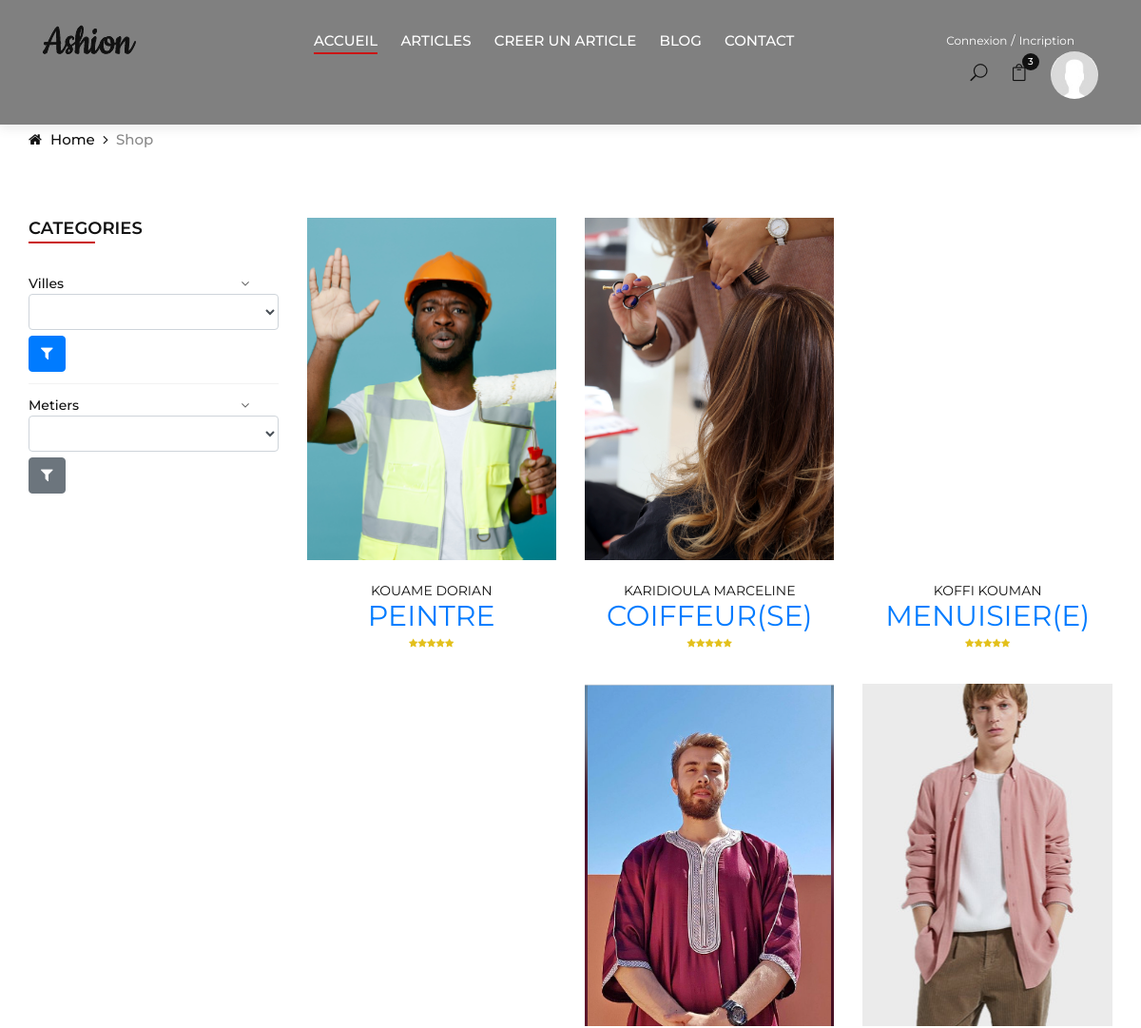
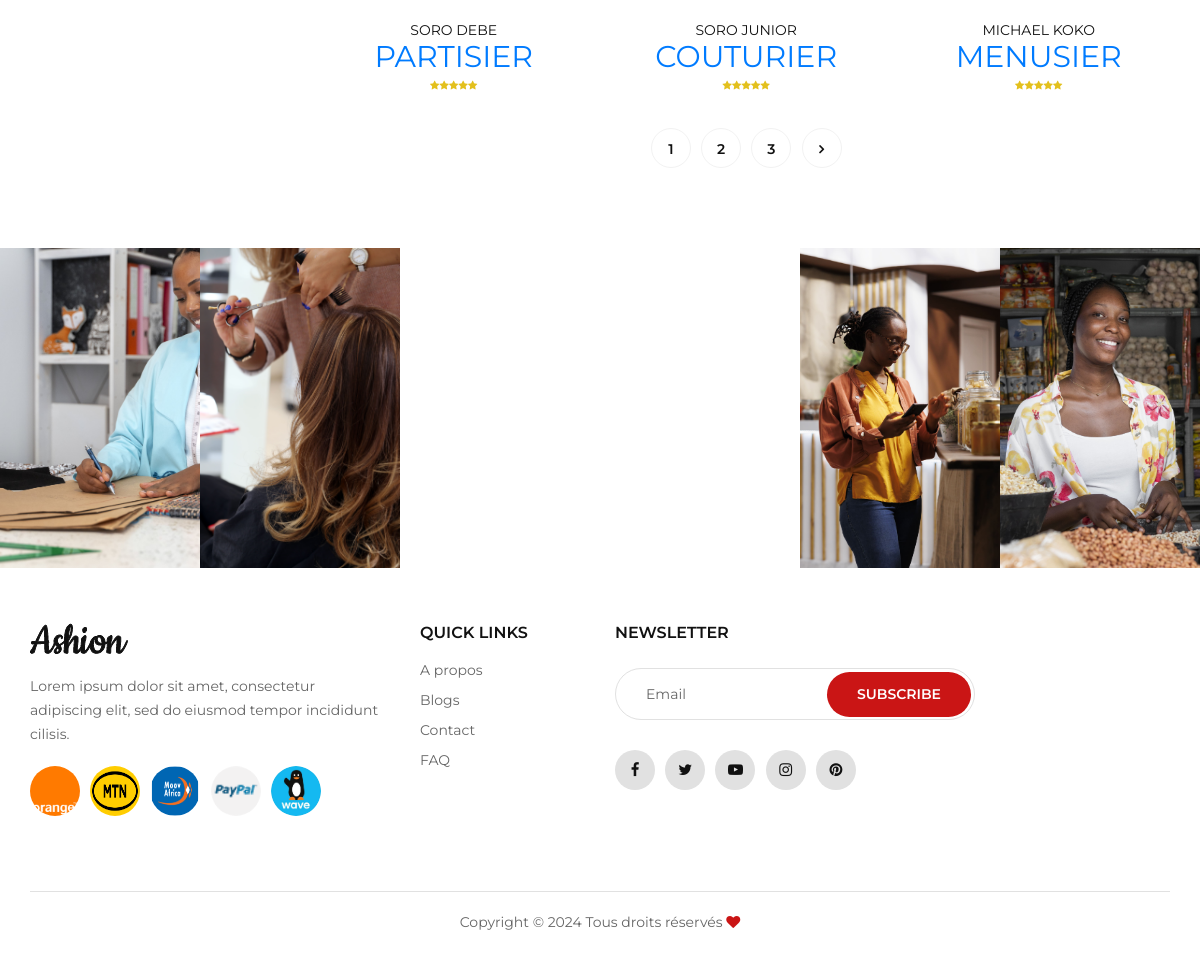
The page / on the database its author committed (2 pictures, top to bottom).
### tables this page shows
CREATE TABLE `artisans` (
  `id` int(11) NOT NULL,
  `nom` varchar(25) NOT NULL,
  `prenom` varchar(255) NOT NULL,
  `email` varchar(255) NOT NULL,
  `contact` varchar(10) NOT NULL,
  `sexe` varchar(255) NOT NULL,
  `datenaissance` date NOT NULL,
  `localisation` varchar(255) NOT NULL,
  `metier` varchar(255) NOT NULL,
  `nationalite` varchar(255) NOT NULL,
  `password` varchar(16) NOT NULL,
  `photo` longtext DEFAULT NULL
);

### index.php (the view, shortened to what this page needs)
<?php
require "config.php";
        $recupArtisan = $bdd->query('SELECT * FROM artisans ORDER BY id DESC');
?>
<!DOCTYPE html>
<html lang="fr">
<head>
    <link rel="stylesheet" href="css/bootstrap.min.css" type="text/css">
    <link rel="stylesheet" href="css/font-awesome.min.css" type="text/css">
    <link rel="stylesheet" href="css/elegant-icons.css" type="text/css">
    <link rel="stylesheet" href="css/jquery-ui.min.css" type="text/css">
    <link rel="stylesheet" href="css/magnific-popup.css" type="text/css">
    <link rel="stylesheet" href="css/owl.carousel.min.css" type="text/css">
    <link rel="stylesheet" href="css/slicknav.min.css" type="text/css">
    <link rel="stylesheet" href="css/style.css" type="text/css">
</head>
<body>
  <?php include "base/header.php"; ?>
    <div class="breadcrumb-option" style="margin-top:100px">
        <div class="container">
            <div class="row">
                <div class="col-lg-12">
                    <div class="breadcrumb__links">
                        <a href="./index.html"><i class="fa fa-home"></i> Home</a>
                        <span>Shop</span>
                    </div>
                </div>
            </div>
        </div>
    </div>
    <section class="shop spad">
        <div class="container">
            <div class="row">
                <div class="col-lg-3 col-md-3">
                    <div class="shop__sidebar">
                        <div class="sidebar__categories">
                            <div class="section-title">
                                <h4>Categories</h4>
                            </div>
                            <div class="categories__accordion">
                                <div class="accordion" id="accordionExample">
                                    <div class="card">
                                        <div class="card-heading">
                                            <a href="#">Villes</a>
                                        </div>
                                        <div>
                                            <form action="" method="get">
                                            <select name="search" id="" class="form-control">
                                                <option value=""></option>
                                                <option value="ABIDJAN">ABIDJAN</option>
                                            </select>
                                            <div class="card">
                                                <div class="card-body">
                                                    <button class="btn btn-primary" type="submit"><span class="fa fa-filter"></span></button>
                                                </div>
                                            </div>
                                            </form>
                                        </div>
                                    </div>
                                    <div class="card">
                                        <div class="card-heading">
                                            <a href="#">Metiers</a>
                                        </div>
                                        <div>
                                            <form action="" method="get">
                                                <select name="search" id="" class="form-control">
                                                    <option value=""></option>
                                                    <option value="PARTISIER">PARTISIER</option>
                                                </select>
                                                <div class="card">
                                                    <div class="card-body">
                                                        <button class="btn btn-secondary" type="submit"><span class="fa fa-filter"></span></button>
                                                    </div>
                                                </div>
                                            </form>
                                        </div>
                                    </div>
                                </div>
                            </div>
                        </div>
                    </div>
                </div>
                <div class="col-lg-9 col-md-9">
                    <div class="row">
                        <?php
                        if($recupArtisan->rowCount() >0)
                        {
                            ?>
                        <?php
                        while($artisan = $recupArtisan->fetch())
                        {
                            ?>
                        <div class="col-lg-4 col-md-6">
                            <div class="product__item">
                            <?php
                                if($artisan['photo'])
                                {
                                    ?>
                                    <div class="product__item__pic set-bg" data-setbg="photo_artisans/<?= $artisan['photo'] ?>">
                                        <ul class="product__hover">
                                        </ul>
                                    </div>
                                    <?php
                                }
                                ?>
                                <div class="product__item__text">
                                    <h6><a href="info_artisan.php?id=<?= $artisan['id'] ?>"><?php echo $artisan['nom']; ?> <?php echo $artisan['prenom']; ?></a></h6>
                                    <h3><a href="info_artisan.php?id=<?= $artisan['id'] ?>"><?php echo $artisan['metier']; ?></a></h3>
                                    <div class="rating">
                                        <i class="fa fa-star"></i>
                                        <i class="fa fa-star"></i>
                                        <i class="fa fa-star"></i>
                                        <i class="fa fa-star"></i>
                                        <i class="fa fa-star"></i>
                                    </div>
                                </div>
                            </div>
                        </div>
                        <?php
                        }
                    ?>
                     <?php
                        }else{
                            ?>
                                <h3 class="text-danger text-center">Aucun résultat pour: <span class="text-primary"><?= $search ?></span></h3>
                            <?php
                        }
                        ?>
                        <div class="col-lg-12 text-center">
                            <div class="pagination__option">
                                <a href="#">1</a>
                                <a href="#">2</a>
                                <a href="#">3</a>
                                <a href="#"><i class="fa fa-angle-right"></i></a>
                            </div>
                        </div>
                    </div>
                </div>
            </div>
        </div>
    </section>
    <?php include "base/footer.php" ?>
</body>
</html>

### base/header.php (shortened to what this page needs)
  <?php
  $panier = $bdd->query('SELECT * FROM panier');
  $c = $panier->fetchAll();
  ?>
<header class="header" style="position:fixed;width:100%;z-index:20;top:0;margin-bottom: 200px;background-color:gray">
    <div class="container-fluid">
        <div class="row">
            <div class="col-xl-3 col-lg-2">
                <div class="header__logo">
                    <a href="list_artisans.php"><img src="img/logo.png" alt=""></a>
                </div>
            </div>
            <div class="col-xl-6 col-lg-7">
                <nav class="header__menu">
                    <ul>
                        <li class="active"><a href="index.php">ACCUEIL</a></li>
                        <li><a href="articles.php">ARTICLES</a></li>
                        <li><a href="create_product.php">CREER UN ARTICLE</a></li>
                      <li><a href="blog.php">Blog</a></li>
                      <li><a href="contact.php">Contact</a></li>
                    </ul>
                </nav>
            </div>
            <div class="col-lg-3">
                <div class="header__right">
                    <div class="header__right__auth">
                    <?php if(!isset($_SESSION['contact'])):?>
                      <a href="espace_connexion.php">Connexion</a>
                      <a href="espace_inscription.php">Incription</a>
                    <?php else:?>
                      <a href="logout.php">Déconnexion <i class="fa fa-sign-out"></i></a>
                    <?php endif;?>
                    </div>
                    <ul class="header__right__widget">
                        <li><span class="icon_search search-switch"></span></li>
                        <li><a href="shopCart.php"><span class="icon_bag_alt"></span>
                          <div class="tip"><span class="bi-badge badge-fill"><?= count($c) ?></span></div>
                        </a></li>
                        <?php if(!isset($_SESSION['contact'])):?>
                          <li><a href="#"><img src="img/avatar.jpg" width="50" height="50" style="border-radius: 50%" alt=""></a></li>
                         <?php endif;?>
                    </ul>
                </div>
            </div>
        </div>
    </div>
</header>

### base/footer.php (shortened to what this page needs)
<div class="instagram">
    <div class="container-fluid">
        <div class="row">
            <div class="col-lg-2 col-md-4 col-sm-4 p-0">
                <div class="instagram__item set-bg" data-setbg="img/medium-shot-black-woman-running-small-business.jpg">
                </div>
            </div>
            <div class="col-lg-2 col-md-4 col-sm-4 p-0">
                <div class="instagram__item set-bg" data-setbg="img/woman-hairdresser-salon.jpg">
                </div>
            </div>
            <div class="col-lg-2 col-md-4 col-sm-4 p-0">
                <div class="instagram__item set-bg" data-setbg="img/ouvrier-du-batiment.jpg">
                </div>
            </div>
            <div class="col-lg-2 col-md-4 col-sm-4 p-0">
                <div class="instagram__item set-bg" data-setbg="img/close-up-man-working-computer-chips.jpg">
                </div>
            </div>
            <div class="col-lg-2 col-md-4 col-sm-4 p-0">
                <div class="instagram__item set-bg" data-setbg="img/ecofriendly-shopping-with-phone.jpg">
                </div>
            </div>
            <div class="col-lg-2 col-md-4 col-sm-4 p-0">
                <div class="instagram__item set-bg" data-setbg="img/medium-shot-smiley-woman-market.jpg">
                </div>
            </div>
        </div>
    </div>
  </div>
        <footer class="footer">
            <div class="container">
                <div class="row">
                    <div class="col-lg-4 col-md-6 col-sm-7">
                        <div class="footer__about">
                            <div class="footer__logo">
                                <a href="index.php"><img src="img/logo.png" alt=""></a>
                            </div>
                            <p>Lorem ipsum dolor sit amet, consectetur adipiscing elit, sed do eiusmod tempor incididunt
                            cilisis.</p>
                            <div class="footer__payment">
                                <a href="#"><img src="img/Orange_logo.svg.png" alt=""></a>
                                <a href="#"><img src="img/Mtn-logo-svg.svg.png" alt=""></a>
                                <a href="#"><img src="img/Moov_Africa_logo.png" alt=""></a>
                                <a href="#"><img src="img/payment/payment-4.png" alt=""></a>
                                <a href="#"><img src="img/wave.jpg" alt=""></a>
                            </div>
                        </div>
                    </div>
                    <div class="col-lg-2 col-md-3 col-sm-5">
                        <div class="footer__widget">
                            <h6>Quick links</h6>
                            <ul>
                                <li><a href="#">A propos</a></li>
                                <li><a href="#">Blogs</a></li>
                                <li><a href="#">Contact</a></li>
                                <li><a href="#">FAQ</a></li>
                            </ul>
                        </div>
                    </div>
                    <div class="col-lg-4 col-md-8 col-sm-8">
                        <div class="footer__newslatter">
                            <h6>NEWSLETTER</h6>
                            <form action="#">
                                <input type="text" placeholder="Email">
                                <button type="submit" class="site-btn">Subscribe</button>
                            </form>
                            <div class="footer__social">
                                <a href="#"><i class="fa fa-facebook"></i></a>
                                <a href="#"><i class="fa fa-twitter"></i></a>
                                <a href="#"><i class="fa fa-youtube-play"></i></a>
                                <a href="#"><i class="fa fa-instagram"></i></a>
                                <a href="#"><i class="fa fa-pinterest"></i></a>
                            </div>
                        </div>
                    </div>
                </div>
                <div class="row">
                    <div class="col-lg-12">
                        <div class="footer__copyright__text">
                            <p>Copyright &copy; <script>document.write(new Date().getFullYear());</script> Tous droits réservés <i class="fa fa-heart" aria-hidden="true"></i></p>
                        </div>
                    </div>
                </div>
            </div>
        </footer>

### rows shown on the page
artisans: shows a picture, nom "KOUAME", prenom "DORIAN", metier "PEINTRE"
artisans: shows a picture, nom "KARIDIOULA", prenom "MARCELINE", metier "COIFFEUR(SE)"
artisans: nom "KOFFI", prenom "KOUMAN", metier "MENUISIER(E)"
artisans: nom "SORO", prenom "DEBE", metier "PARTISIER"
artisans: shows a picture, nom "SORO", prenom "JUNIOR", metier "COUTURIER"
artisans: shows a picture, nom "MICHAEL", prenom "KOKO", metier "MENUSIER"

### other values the page prints
count($c) "3"
